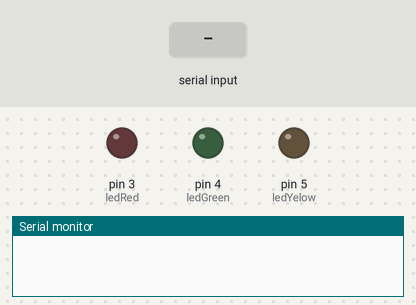
This sketch was run on a simulated Arduino Uno, built with avr-gcc and run on an emulated ATmega328P. On the bench: output pins drawn as LEDs (lit = HIGH), the last lines printed to the serial monitor. The inputs (shaded band) are chosen by the test bench.

Above: at 1.2 s.
1.3 s: "r" received over Serial
At 2.1 s:
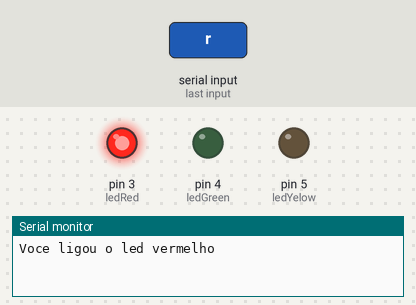
3.8 s: "g" received over Serial
At 4.6 s:
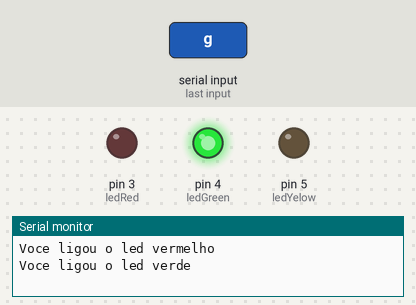
6.3 s: "y" received over Serial
At 7.1 s:
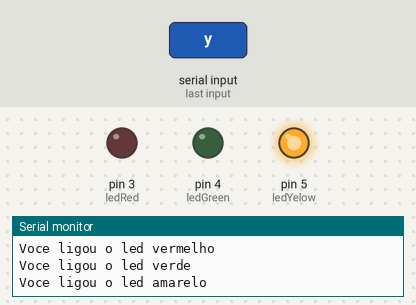
Timing chart, 0 to 9.3 s (numbered marks = the images above; inputs shaded):
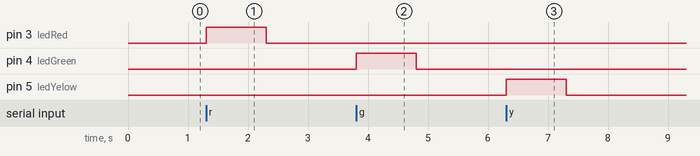

Measured:
- after the input at 1.3 s, pin 3 (ledRed): LOW → HIGH at once, → LOW 1.0 s later
- after the input at 3.8 s, pin 4 (ledGreen): LOW → HIGH at once, → LOW 1.0 s later
- after the input at 6.3 s, pin 5 (ledYelow): LOW → HIGH at once, → LOW 1.0 s later

The sketch:

InputLed.ino
```cpp
char letra;
const int ledRed = 3;
const int ledGreen = 4;
const int ledYelow = 5;

void setup()
{
  Serial.begin (9600);
  pinMode(ledRed, OUTPUT);
  pinMode(ledGreen, OUTPUT);
  pinMode(ledYelow, OUTPUT);

}

void loop()
{
  letra = Serial.read();
  if (letra == 'r')
    {
      Serial.println("Voce ligou o led vermelho");
      digitalWrite(ledRed, HIGH);
      delay(1000);
      digitalWrite(ledRed, LOW);

    }
  if (letra == 'g')
    {
      Serial.println("Voce ligou o led verde");
      digitalWrite(ledGreen, HIGH);
      delay(1000);
      digitalWrite(ledGreen, LOW);

    }
  if (letra == 'y')
  {
    Serial.println("Voce ligou o led amarelo");
    digitalWrite(ledYelow, HIGH);
    delay(1000);
    digitalWrite(ledYelow, LOW);

  }
  }
```
